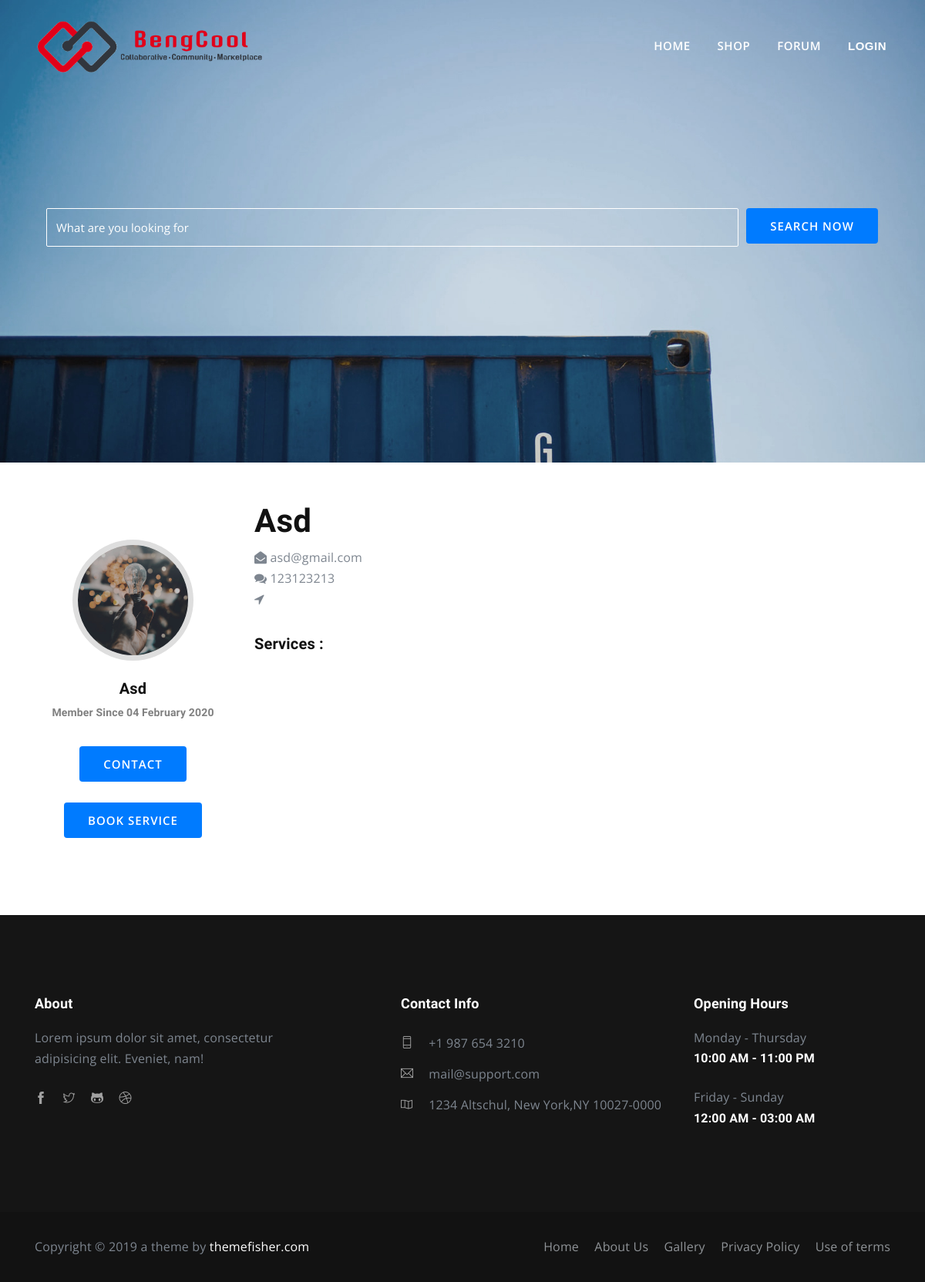
The app's page /Booking/ProfileBengkel/BID-1 with its own data.
### tables this page shows
CREATE TABLE `bengkel` (
  `id_bengkel` varchar(15) NOT NULL,
  `nama_bengkel` varchar(50) NOT NULL,
  `email` varchar(50) NOT NULL,
  `telepon` varchar(16) NOT NULL,
  `tanggal_registrasi` date NOT NULL,
  `gambar` longblob NOT NULL,
  `jam_buka` time NOT NULL,
  `jam_tutup` time NOT NULL,
  `user_add` varchar(15) NOT NULL,
  `waktu_add` datetime NOT NULL,
  `user_edit` varchar(15) NOT NULL,
  `waktu_edit` datetime NOT NULL,
  `user_delete` varchar(15) NOT NULL,
  `waktu_delete` datetime NOT NULL,
  `status_delete` int(11) NOT NULL
);

### application/controllers/Booking.php (called while the page is built, shortened)
<?php
class Booking extends CI_Controller {
	function __construct(){
		$this->load->model('m_service');
        $this->load->model('m_signup_bengkel');
        $this->load->model('m_booking');
	}
	function ProfileBengkel($id)
	{
		$data['databengkel'] = $this->m_signup_bengkel->tampilkan_profile($id)->result();
		$data['datarating'] = $this->m_signup_bengkel->tampilkan_rating($id)->result();
		$data['dataservice'] = $this->m_service->tampilkan_serviceku($id)->result();
		$this->load->view('v_bengkel_profile',$data);
	}
}

### index.php (called while the page is built, shortened)
<?php
require_once BASEPATH.'core/CodeIgniter.php';

### application/models/m_signup_bengkel.php (called while the page is built, shortened)
<?php
	class m_signup_bengkel extends CI_Model{
		function tampilkan_profile($where)
		{
			$query = $this->db->query('	SELECT * FROM Bengkel WHERE id_bengkel = "'.$where.'"');
			return $query;
		}
}
?>

### application/views/v_bengkel_profile.php (the view, shortened to what this page needs)
<!DOCTYPE html>
<head>
  <link rel="stylesheet" href="<?php echo base_url()?>assets/type1/plugins/bootstrap/bootstrap.min.css">
  <link rel="stylesheet" href="<?php echo base_url()?>assets/type1/plugins/themify/css/themify-icons.css">
  <link rel="stylesheet" href="<?php echo base_url()?>assets/type1/plugins/icofont/icofont.min.css">
  <link rel="stylesheet" href="<?php echo base_url()?>assets/type1/plugins/fontawesome/css/all.css">
  <link rel="stylesheet" href="<?php echo base_url()?>assets/type1/plugins/aos/aos.css">
  <link rel="stylesheet" href="<?php echo base_url()?>assets/type1/plugins/magnific-popup/magnific-popup.css">
  <link rel="stylesheet" href="<?php echo base_url()?>assets/type1/plugins/video-popup/modal-video.min.css">
  <link rel="stylesheet" href="<?php echo base_url()?>assets/type1/plugins/swiper/swiper.min.css">
  <link rel="stylesheet" href="<?php echo base_url()?>assets/type1/plugins/date-picker/datepicker.min.css">
  <link rel="stylesheet" href="<?php echo base_url()?>assets/type1/plugins/clock-picker/clockpicker.min.css">
  <link rel="stylesheet" href="<?php echo base_url()?>assets/type1/plugins/bootstrap-touchpin/jquery.bootstrap-touchspin.min.css">
  <link rel="stylesheet" href="<?php echo base_url()?>assets/type1/plugins/devices.min.css">
  <link href="<?php echo base_url() ?>assets/type1/css/style.css" rel="stylesheet">
  <link rel="stylesheet" href="<?php echo base_url()?>assets/type2/plugins/bootstrap/css/bootstrap-slider.css">
  <link href="<?php echo base_url()?>assets/type2/plugins/font-awesome/css/font-awesome.min.css" rel="stylesheet">
  <link href="<?php echo base_url()?>assets/type2/plugins/slick-carousel/slick/slick.css" rel="stylesheet">
  <link href="<?php echo base_url()?>assets/type2/plugins/slick-carousel/slick/slick-theme.css" rel="stylesheet">
  <link href="<?php echo base_url()?>assets/type2/plugins/fancybox/jquery.fancybox.pack.css" rel="stylesheet">
  <link href="<?php echo base_url()?>assets/type2/plugins/jquery-nice-select/css/nice-select.css" rel="stylesheet">
  <link href="<?php echo base_url()?>assets/type2/css/style.css" rel="stylesheet">
  <link href="<?php echo base_url() ?>assets/type1/css/style1.css" rel="stylesheet">
  <link href="<?php echo base_url() ?>assets/type2/css/image-slide.css" rel="stylesheet">
</head>
<body>
<?php
	include 'nav.php';
?>
<?php
	include 'modal-login.php';
?>
<section class="slider-hero hero-slider  hero-style-1  ">
    <div class="swiper-wrapper">
      <div class="swiper-slide slide-item">
        <div class="slide-inner slide-bg-image main-sider-inner" data-background="<?php echo base_url() ?>assets/type1/images/home5.jpeg">
          <div class="container">
			<section class="page-search">
				<div class="container">
					<div class="row">
						<div class="col-md-12">
							<div class="advance-search">
								<form action="<?php echo base_url(). 'Shop/searchBarang'?>" method="post">
									<div class="form-row">
										<div class="form-group col-md-10">
											<input type="text" class="form-control my-2 my-lg-0" id="inputtext4" placeholder="What are you looking for" name="nama_barang">
										</div>
										<div class="form-group col-md-2">
											<button type="submit" class="btn btn-primary">Search Now</button>
										</div>
									</div>
								</form>
							</div>
						</div>
					</div>
				</div>
			</section>
          </div>
        </div>
      </div>
    </div>
    <div class="swiper-button-next"></div>
    <div class="swiper-button-prev"></div>
</section>
<?php foreach($databengkel as $list){ ?>
<section class="user-profile section">
	<div class="container">
		<div class="row">
			<div class="col-md-10 offset-md-1 col-lg-3 offset-lg-0">
				<div class="sidebar">
					<div class="widget user">
						<div class="image d-flex justify-content-center">
							<img src="<?php echo base_url() ?>assets/type1/images/home4.jpg" alt="" class="">
						</div>
                        <h5 class="text-center"><?php echo $list->nama_bengkel ?></h5>
                        <h6 style="color:gray;"><center>Member Since
                            <?php $date1= $list->tanggal_registrasi;
                            $newDate = date("d F Y", strtotime($date1));
                            echo $newDate;   ?></center>
                        </h6>
                        <br>
                        <center>
                            <button class="btn d-inline-block  btn-primary">CONTACT</button><br><br>
                            <a href="<?php echo base_url()?>Booking/Booking/<?php echo $list->id_bengkel ?>">
                                <button class="btn d-inline-block  btn-primary">BOOK SERVICE</button>
                            </a>
                        </center>
					</div>
				</div>
			</div>
			<div class="col-md-10 offset-md-1 col-lg-9 offset-lg-0">
				<div class="widget welcome-message">
					<h2><?php echo $list->nama_bengkel ?></h2>
                    <a><i class="fa fa-envelope-open"></i> <?php echo $list->email ?></a><br>
                    <a><i class="fa fa-comments"></i> <?php echo $list->telepon ?></a><br>
					<a><i class="fa fa-location-arrow"></i> <?php echo $list->alamat ?></a><br>
					<br>
                    <h3>Services :</h3>
				</div>
			</div>
		</div>
	</div>
</section>
<?php } ?>
<footer class="section footer">
	<div class="container">
		<div class="row justify-content-center">
			<div class="col-lg-4 col-md-3 mb-5 mb-lg-0">
				<div class="widget">
					<h4 class="mb-3">About</h4>
					<p>Lorem ipsum dolor sit amet, consectetur adipisicing elit. Eveniet, nam!</p>
					<ul class="list-inline footer-socials mt-4">
						<li class="list-inline-item"><a href="https://www.facebook.com/themefisher"><i
									class="ti-facebook mr-2"></i></a></li>
						<li class="list-inline-item"><a href="https://twitter.com/themefisher"><i class="ti-twitter mr-2 "></i></a>
						</li>
						<li class="list-inline-item"><a href="https://github.com/themefisher/"><i class="ti-github mr-2 "></i></a>
						</li>
						<li class="list-inline-item"><a href="https://dribbble.com/themefisher/"><i
									class="ti-dribbble mr-2 "></i></a></li>
					</ul>
				</div>
			</div>
			<div class="col-lg-4 ml-auto col-md-5 mb-5 mb-lg-0">
				<div class="widget">
					<h4 class="mb-3">Contact Info</h4>
					<ul class="list-unstyled mb-0 footer-contact">
						<li><i class="ti-mobile"></i>+1 987 654 3210</li>
						<li><i class="ti-email"></i>mail@support.com</li>
						<li><i class="ti-map"></i>1234 Altschul, New York,NY 10027-0000</li>
					</ul>
				</div>
			</div>
			<div class="col-lg-3 col-md-4 mb-5 mb-lg-0">
				<div class="widget">
					<h4 class="mb-3">Opening Hours</h4>
					<div class="info mb-4">
						<p class="mb-0">Monday - Thursday</p>
						<h5>10:00 AM - 11:00 PM</h5>
					</div>
					<div class="info">
						<p class="mb-0">Friday - Sunday</p>
						<h5>12:00 AM - 03:00 AM</h5>
					</div>
				</div>
			</div>
		</div>
	</div>
</footer>
<section class="footer-btm py-3">
	<div class="container">
		<div class="row">
			<div class="col-lg-12">
				<div class="d-md-flex justify-content-between align-items-center py-3 text-center text-md-left">
					<p class="mb-0 ">Copyright &copy; 2019 a theme by <a href="https://themefisher.com/"
							class="text-white">themefisher.com</a></p>
					<div class="footer-menu mt-3 mt-lg-0">
						<ul class="list-inline mb-0">
							<li class="list-inline-item pl-2"><a href="index.html">Home</a></li>
							<li class="list-inline-item pl-2"><a href="about.html">About Us</a></li>
							<li class="list-inline-item pl-2"><a href="gallery.html">Gallery</a></li>
							<li class="list-inline-item pl-2"><a href="policy.html">Privacy Policy</a></li>
							<li class="list-inline-item pl-2"><a href="terms.html">Use of terms</a></li>
						</ul>
					</div>
				</div>
			</div>
		</div>
	</div>
</section>
</body>
</html>

### assets/type1/css/style.css (style rules this page uses)
body { font-family: "Open Sans", sans-serif; -webkit-font-smoothing: antialiased; font-size: 16px; font-weight: 400; letter-spacing: 0.166667px; line-height: 1.7em; color: #7e8690; }
p { color: #7e8690; }
h1, .h1, h2, .h2, h3, .h3, h4, .h4, h5, .h5, h6, .h6 { font-family: "Cardo", serif; color: #111; font-weight: 700; text-transform: capitalize; }
h2, .h2 { font-size: 42px; line-height: 52px; }
h3, .h3 { font-size: 20px; line-height: 32px; }
h4, .h4 { font-size: 18px; line-height: 30px; }
h5, .h5 { font-size: 16px; line-height: 26px; }
h6, .h6 { font-size: 14px; }
.btn { display: inline-block; padding: 1rem 2rem; text-transform: uppercase; border-radius: 0px; font-size: 14px; line-height: 14px; font-weight: 600; border: 1px solid transparent; transition: all .35s ease; }
.section { padding: 120px 0px; }
a { color: #000; text-decoration: none; transition: all .35s ease; }
.slide-bg-image { padding: 240px 0px 250px; background-size: cover; position: relative; }
.swiper-button-next { background-image: url("/images/002-right-arrow.svg"); right: 40px; height: 20px; }
.swiper-button-prev { background-image: url("/images/001-left-arrow.svg"); left: 40px; height: 20px; }
.hero-slider .swiper-slide { overflow: hidden; }
.form-control { height: 50px !important; border-radius: 0px; font-size: 14px; border-color: rgba(0, 0, 0, 0.09); }
.footer { background: #151515; padding-bottom: 70px; }
.footer .widget h4, .footer .widget h5 { color: #fff; }
.footer-contact { line-height: 40px; }
.footer-contact li i { margin-right: 20px; color: rgba(255, 255, 255, 0.6); height: 30px; }
.footer-btm { background: #121212; }
.footer-menu ul li a { color: #8f9397; }
.footer-socials li a { color: rgba(255, 255, 255, 0.6); }

### assets/type2/css/style.css (style rules this page uses)
ol, ul { margin: 0; padding: 0; list-style: none; }
a { transition: all .3s ease-in 0s; color: #000; }
.form-control { border-radius: 2px; height: 50px; background-color: transparent; color: #666; box-shadow: none; font-size: 15px; }
button { cursor: pointer; }
.section { padding: 100px 0; }
.user-profile, .dashboard { padding-top: 50px; }
.btn { font-size: 15px; letter-spacing: 1px; display: inline-block; padding: 15px 30px; border-radius: 4px; }
.page-search { padding: 30px 0; }
.page-search .advance-search .form-group { margin-bottom: 0; }
.page-search .advance-search .form-control { border: 1px solid #fff; color: #fff; }
.widget.user { padding-top: 50px; }
.widget.user .image img { width: 157px; height: 157px; border-radius: 100%; border: 7px solid #dedede; }
.widget.user h5 { font-size: 20px; margin-top: 23px; font-weight: bold; margin-bottom: 10px; }

### records on screen
bengkel: nama_bengkel "Asd", tanggal_registrasi "04 February 2020", email "asd@gmail.com", telepon "123123213"
